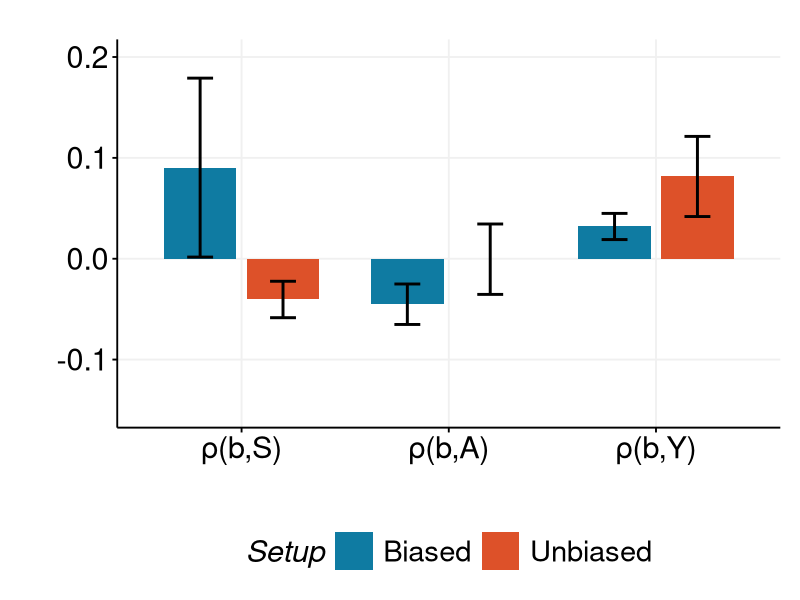
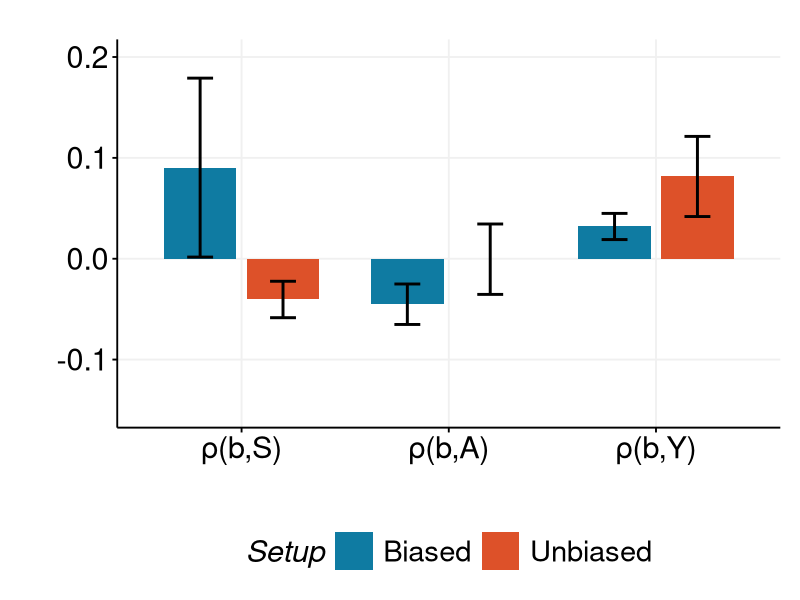

The R source for these figures, in order:
# Create a flag to toggle between datasets
use_lr_data <- FALSE  # Set to TRUE to use logistic regression data
use_chd_data <- TRUE  # Set to TRUE to use CHD data, FALSE for stroke data

# Create both datasets
data_rf_chd <- data.frame(
  signal = rep(c("ρ(b,Y)", "ρ(b,A)", "ρ(b,S)"), each = 2),
  setup = rep(c("Biased", "Unbiased"), 3),
  mean = c(
    # SE_Y1
    0.031962306338244276, 0.08155455977715628,
    # SE_A
    -0.045141905376108835, -0.00046874829840122534,
    # SE_S
    0.09035409569932758, -0.04041617086693901
  ),
  lower = c(
    # SE_Y1
    0.018978037521950257, 0.04182262526377176,
    # SE_A
    -0.06519967161461451, -0.03538322535950635,
    # SE_S
    0.0016548700740890432, -0.05848961985472129
  ),
  upper = c(
    # SE_Y1
    0.044946575154538294, 0.12128649429054081,
    # SE_A
    -0.025084139137603153, 0.0344457287627039,
    # SE_S
    0.1790533213245661, -0.022342721879156723
  )
)

data_lr_chd <- data.frame(
  signal = rep(c("ρ(b,Y)", "ρ(b,A)", "ρ(b,S)"), each = 2),
  setup = rep(c("Biased", "Unbiased"), 3),
  mean = c(
    # SE_Y1
    0.06578256016820236, 0.17178690085946174,
    # SE_A
    -0.06477697292852276, -0.020646935286137445,
    # SE_S
    0.0427577687558696, -0.049773484602441395
  ),
  lower = c(
    # SE_Y1
    0.017334797599937314, 0.07362633418081539,
    # SE_A
    -0.09471456694756249, -0.03191580229964409,
    # SE_S
    -0.00811790510670165, -0.07461592316540933
  ),
  upper = c(
    # SE_Y1
    0.11423032273646741, 0.2699474675381081,
    # SE_A
    -0.034839378909483035, -0.009378068272630801,
    # SE_S
    0.09363344261844084, -0.02493104603947347
  )
)

# Stroke data (new data frames)
data_rf_stroke <- data.frame(
  signal = rep(c("ρ(b,Y)", "ρ(b,A)", "ρ(b,S)"), each = 2),
  setup = rep(c("Biased", "Unbiased"), 3),
  mean = c(
    # SE_Y1
    0.0338352020699568, 0.12333890353858519,
    # SE_A
    -0.046607697023839614, -0.020340027887138595,
    # SE_S
    0.2266931752223158, -0.04512527821289835
  ),
  lower = c(
    # SE_Y1
    0.018925002701517687, 0.04620130949930053,
    # SE_A
    -0.06725212552717151, -0.030514933854793706,
    # SE_S
    0.08999307763062633, -0.06500784326160651
  ),
  upper = c(
    # SE_Y1
    0.04874540143839591, 0.20047649757786984,
    # SE_A
    -0.025963268520507718, -0.010165121919483485,
    # SE_S
    0.36339327281400524, -0.025242713164190186
  )
)

data_lr_stroke <- data.frame(
  signal = rep(c("ρ(b,Y)", "ρ(b,A)", "ρ(b,S)"), each = 2),
  setup = rep(c("Biased", "Unbiased"), 3),
  mean = c(
    # SE_Y1
    0.039067805894640525, 0.10108212953120048,
    # SE_A
    -0.10025319850777348, -0.013340700980222506,
    # SE_S
    0.018520911355769033, -0.05232157262760371
  ),
  lower = c(
    # SE_Y1
    0.02288427626772275, 0.052673158987189224,
    # SE_A
    -0.1445638165558293, -0.03312052658621503,
    # SE_S
    -0.037518258899853434, -0.07575297624064037
  ),
  upper = c(
    # SE_Y1
    0.0552513355215583, 0.14949110007521174,
    # SE_A
    -0.05594258045971765, 0.006439124625770018,
    # SE_S
    0.0745600816113915, -0.028890169014567056
  )
)

# Select the appropriate dataset based on both flags
data <- if(use_lr_data) {
  if(use_chd_data) data_lr_chd else data_lr_stroke
} else {
  if(use_chd_data) data_rf_chd else data_rf_stroke
}

# Load necessary libraries
library(ggplot2)
library(dplyr)
library(tidyr)
library(gridExtra)
library(grid)
library(ggthemes)
library(scales)

# Define the custom theme and scale functions
theme_Publication <- function(base_size=14, base_family="sans") {
  (theme_foundation(base_size=base_size, base_family=base_family)
   + theme(plot.title = element_text(face = "bold",
                                     size = rel(1.2), hjust = 0.5),
           text = element_text(),
           panel.background = element_rect(colour = NA),
           plot.background = element_rect(colour = NA),
           panel.border = element_rect(colour = NA),
           axis.title = element_text(face = "bold",size = rel(1)),
           axis.title.y = element_text(angle=90,vjust =2),
           axis.title.x = element_text(vjust = -0.2),
           axis.text = element_text(), 
           axis.line = element_line(colour="black"),
           axis.ticks = element_line(),
           panel.grid.major = element_line(colour="#f0f0f0"),
           panel.grid.minor = element_blank(),
           legend.key = element_rect(colour = NA),
           legend.position = "bottom",
           legend.direction = "horizontal",
           legend.key.size= unit(0.2, "cm"),
           legend.spacing = unit(0, "cm"),
           legend.title = element_text(face="italic"),
           plot.margin=unit(c(10,5,5,5),"mm"),
           strip.background=element_rect(colour="#f0f0f0",fill="#f0f0f0"),
           strip.text = element_text(face="bold")
      ))
}
# "#386cb0","#ef3b2c"
scale_fill_Publication <- function(...){
  discrete_scale("fill","Publication",manual_pal(values = c("#0f7ba2", "#dd5129","#7fc97f","#fdb462","#662506","#a6cee3","#fb9a99","#984ea3","#ffff33")), ...)
}
# "#386cb0","#ef3b2c"
scale_colour_Publication <- function(...){
  discrete_scale("colour","Publication",manual_pal(values = c("#0f7ba2", "#dd5129","#7fc97f","#fdb462","#662506","#a6cee3","#fb9a99","#984ea3","#ffff33")), ...)
}

# Create the plot
# title <- if(use_lr_data) { 
#     "Alignment w/ Predictive Performance using LogReg (stroke)"
# } else {
#     "Alignment w/ Predictive Performance using RF (stroke)"
# }
data$signal <- factor(data$signal, 
                     levels = c("ρ(b,S)", "ρ(b,A)", "ρ(b,Y)"))

p <- ggplot(data, aes(x = signal, y = mean, fill = setup)) +
  geom_bar(stat = "identity", position = position_dodge(width = 0.8), width = 0.7) +
  geom_errorbar(aes(ymin = lower, ymax = upper),
                position = position_dodge(width = 0.8),
                width = 0.25,
                size=1.) +
  labs(x = "",
       y = "",
       fill = "Setup") +
  scale_y_continuous(limits = c(-0.15, 0.2)) +
  theme_Publication() +
  scale_fill_Publication() +
#   ggtitle(title) +
  theme(
    plot.title = element_text(size=25, face="bold"),
    axis.text = element_text(size = 22),
    axis.title = element_text(size = 24, face = "bold"),
    legend.title = element_text(size = 22),
    legend.text = element_text(size = 21),
    legend.key.size = unit(1,"cm")
  )

# Print the plot
print(p)

# Save the plot with a name that reflects which dataset was used
filename <- if(use_lr_data) "covariance_comparison_lr_v3_STROKE.svg" else "covariance_comparison_rf_v3_STROKE.svg"
ggsave(filename, p, width = 12, height = 8, dpi = 300)
